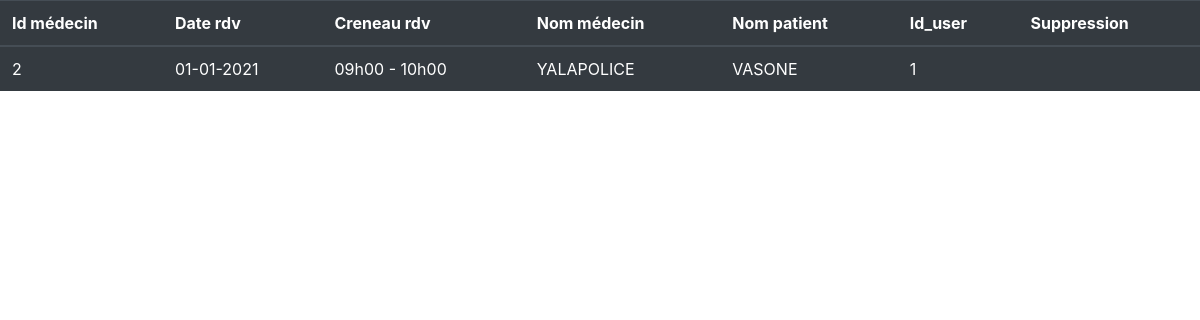
The page /traitement/traitement_vue_donnee_rdv.php on the database as committed earlier.
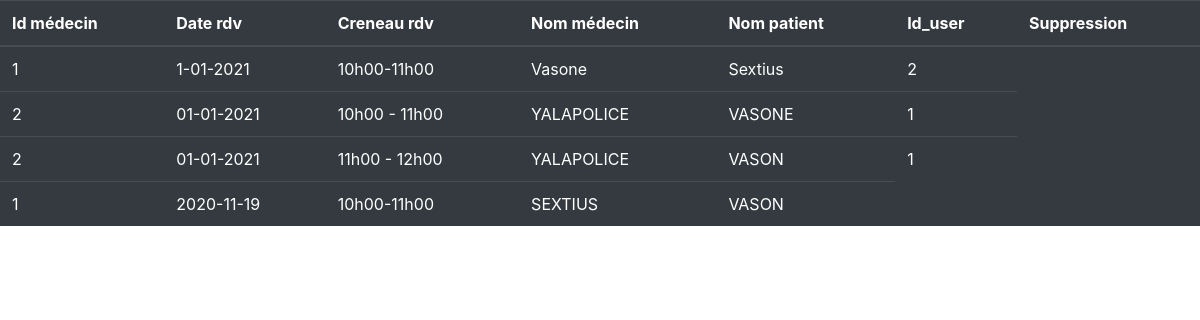
The same page on the database as committed later.
### tables this page shows
CREATE TABLE IF NOT EXISTS `rdv` (
  `id` int(11) NOT NULL AUTO_INCREMENT,
  `nom_medecin` varchar(255) NOT NULL,
  `id_user` int(11) NOT NULL,
  `id_medecin` int(11) NOT NULL,
  `date_rdv` varchar(255) NOT NULL,
  `creneau_rdv` varchar(255) NOT NULL,
  `nom_patient` varchar(255) NOT NULL,
  PRIMARY KEY (`id`)
);

### traitement/traitement_vue_donnee_rdv.php (the view, shortened to what this page needs)
<link rel="stylesheet" href="https://cdn.jsdelivr.net/npm/bootstrap@4.5.3/dist/css/bootstrap.min.css">
<?php
$manager = new Manager();
$db = $manager->connexion_bd();
$medecin = "SELECT id_medecin,date_rdv,creneau_rdv,nom_medecin,nom_patient,id_user from rdv";
$request = $db->query($medecin);
$tab_connect = $request->fetchall();
 ?>
 <table class="table table-dark">
   <thead>
     <tr>
       <th scope="col">Id médecin</th>
       <th scope="col">Date rdv</th>
        <th scope="col">Creneau rdv</th>
        <th scope="col">Nom médecin</th>
        <th scope="col">Nom patient </th>
        <th scope="col">Id_user</th>
       <th scope="col">Suppression</th>
     </tr>
   </thead>
   <tbody>
      <?php for ($i=0; $i < count($tab_connect); $i++) {?>
<tr>
      <?php  foreach (array_unique($tab_connect[$i]) as $key => $value) {
        ?>
          <td class='bg bg-dark'><?php echo $value; ?></td>
  <?php  } ?>
</tr>
   <?php
      }
    ?>
   </tbody>
 </table>

Rows that differ between the two databases and show on the page:
removed rdv: id_medecin "2", date_rdv "01-01-2021", creneau_rdv "09h00 - 10h00", nom_medecin "YALAPOLICE", nom_patient "VASONE", id_user "1"
added rdv: id_medecin "1", date_rdv "1-01-2021", creneau_rdv "10h00-11h00", nom_medecin "Vasone", nom_patient "Sextius", id_user "2"
added rdv: id_medecin "2", date_rdv "01-01-2021", creneau_rdv "10h00 - 11h00", nom_medecin "YALAPOLICE", nom_patient "VASONE", id_user "1"
added rdv: id_medecin "2", date_rdv "01-01-2021", creneau_rdv "11h00 - 12h00", nom_medecin "YALAPOLICE", nom_patient "VASON", id_user "1"
added rdv: id_medecin "1", date_rdv "2020-11-19", creneau_rdv "10h00-11h00", nom_medecin "SEXTIUS", nom_patient "VASON"
